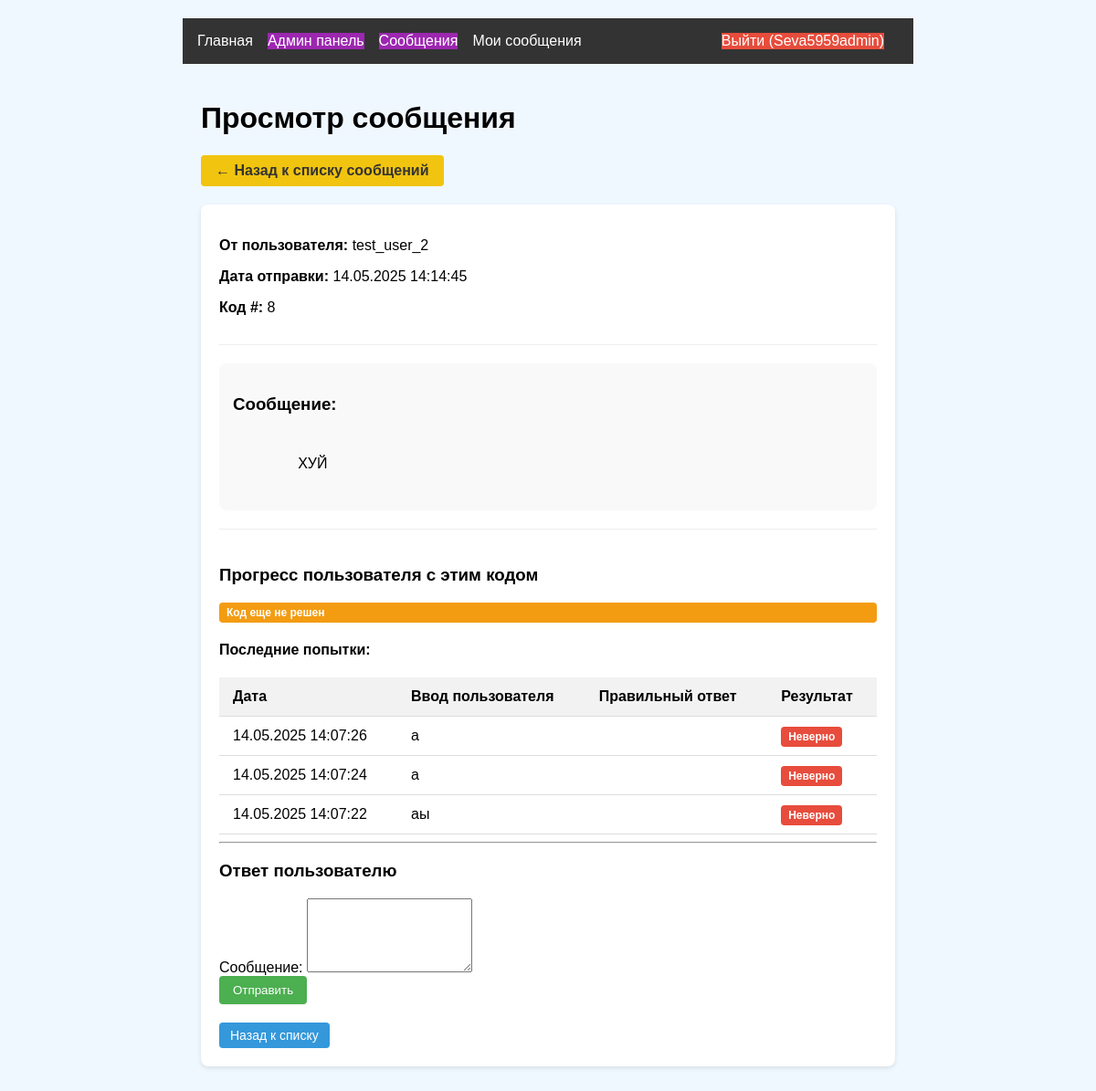
Page /admin/messages/14 (signed in) on the committed database.
### models.py (models this page shows, shortened)
class User(UserMixin, db.Model):
    id = db.Column(db.Integer, primary_key=True)
    username = db.Column(db.String(64), unique=True)
    password_hash = db.Column(db.String(128))
    is_admin = db.Column(db.Boolean, default=False)

class AdminMessage(db.Model):
    id = db.Column(db.Integer, primary_key=True)
    user_id = db.Column(db.Integer, db.ForeignKey('user.id'))
    admin_id = db.Column(db.Integer, db.ForeignKey('user.id'))  # ➕ Добавлено
    message = db.Column(db.Text)
    code_id = db.Column(db.Integer, db.ForeignKey('code_status.id'))
    created_at = db.Column(db.DateTime)
    read = db.Column(db.Boolean, default=False)
    user = db.relationship('User', foreign_keys=[user_id], backref=db.backref('admin_messages', lazy=True))
    admin = db.relationship('User', foreign_keys=[admin_id])  # ➕ Добавлено
    code = db.relationship('CodeStatus', backref=db.backref('messages', lazy=True))
    read_by_user = db.Column(db.Boolean, default=False)
    read_by_admin = db.Column(db.Boolean, default=False)

class CodeStatus(db.Model):
    id = db.Column(db.Integer, primary_key=True)
    number = db.Column(db.Integer, unique=True)
    solved = db.Column(db.Boolean, default=False)

class CodeAttempt(db.Model):
    id = db.Column(db.Integer, primary_key=True)
    user_id = db.Column(db.Integer, db.ForeignKey('user.id'))
    code_id = db.Column(db.Integer, db.ForeignKey('code_status.id'))
    input_text = db.Column(db.String(200))  # Введённый пользователем текст
    is_correct = db.Column(db.Boolean, default=False)  # Верна ли попытка
    attempt_time = db.Column(db.DateTime)  # Время попытки
    user = db.relationship('User', backref=db.backref('attempts', lazy=True))
    code = db.relationship('CodeStatus', backref=db.backref('attempts', lazy=True))

### app.py (the view, shortened to what this page needs)
@app.route('/admin/messages/<int:message_id>', methods=['GET', 'POST'])
@login_required
def view_message(message_id):
    if not current_user.is_admin:
        abort(403)
    message = AdminMessage.query.get_or_404(message_id)
    if not message.read_by_admin:
        message.read_by_admin = True
        db.session.commit()
    return render_template('admin/message_details.html', message=message)

### app.py (called while the page is built)
@login_manager.user_loader
def load_user(user_id):
    return User.query.get(int(user_id))

### templates/admin/message_details.html (shortened to what this page needs)
{% extends "base.html" %}
{% block content %}
<div class="container admin-dashboard">
    <h1>Просмотр сообщения</h1>
    <a href="{{ url_for('admin_messages') }}" class="back-btn">← Назад к списку сообщений</a>
    <div class="admin-section message-details">
        <div class="message-header">
            <div class="message-meta">
                {% if message.admin_id %}
                    <p><strong>От администратора</strong></p>
                {% else %}
                    <p><strong>От пользователя:</strong> {{ message.user.username }}</p>
                {% endif %}
                <p><strong>Дата отправки:</strong> {{ message.created_at.strftime('%d.%m.%Y %H:%M:%S') }}</p>
                <p><strong>Код #:</strong> {{ message.code.number }}</p>
            </div>
        </div>
        <div class="message-body">
            <h3>Сообщение:</h3>
            <div class="message-text">
                {{ message.message }}
            </div>
        </div>
        {% if not message.admin_id %}
        <div class="user-progress-section">
            <h3>Прогресс пользователя с этим кодом</h3>
            {% set progress = message.user.progress|selectattr('code_id', 'eq', message.code.id)|first %}
            {% if progress and progress.solved %}
                <p class="status solved">Пользователь уже решил этот код</p>
                <p>Дата решения: {{ progress.solved_at.strftime('%d.%m.%Y %H:%M') }}</p>
            {% else %}
                <p class="status unsolved">Код еще не решен</p>
                <h4>Последние попытки:</h4>
                {% set attempts = message.user.attempts|selectattr('code_id', 'eq', message.code.id)|list %}
                {% if attempts %}
                    <table class="admin-table">
                        <thead>
                            <tr>
                                <th>Дата</th>
                                <th>Ввод пользователя</th>
                                <th>Правильный ответ</th>
                                <th>Результат</th>
                            </tr>
                        </thead>
                        <tbody>
                            {% for attempt in (attempts|sort(attribute='attempt_time', reverse=True))[:5] %}
                                <tr>
                                    <td>{{ attempt.attempt_time.strftime('%d.%m.%Y %H:%M:%S') }}</td>
                                    <td>{{ attempt.input_text }}</td>
                                    <td>{{ message[message.code.number] }}</td>
                                    <td>
                                        {% if attempt.is_correct %}
                                        <span class="status correct">Верно</span>
                                        {% else %}
                                        <span class="status incorrect">Неверно</span>
                                        {% endif %}
                                    </td>
                                </tr>
                            {% endfor %}
                        </tbody>
                    </table>
                {% else %}
                    <p class="no-data">У пользователя нет попыток решения этого кода</p>
                {% endif %}
            {% endif %}
        </div>
        <hr>
        <div class="reply-form">
            <h3>Ответ пользователю</h3>
            <form method="post">
                <div class="form-group">
                    <label for="message">Сообщение:</label>
                    <textarea name="message" id="message" rows="5" required></textarea>
                </div>
                <button type="submit" class="btn-primary">Отправить</button>
            </form>
        </div>
        {% endif %}
        <div class="admin-actions">
            <a href="{{ url_for('admin_messages') }}" class="admin-btn">Назад к списку</a>
        </div>
    </div>
</div>
{% endblock %}

### templates/base.html (shortened to what this page needs)
<!DOCTYPE html>
<html lang="ru">
<head>
    <link rel="stylesheet" href="{{ url_for('static', filename='css/style.css') }}">
</head>
<body>
    <header>
        <nav>
            {% if current_user.is_authenticated %}
                <div class="nav-left">
                    <a href="{{ url_for('main_index') }}" class="nav-link">Главная</a>
                    <a href="{{ url_for('admin_dashboard') }}" class="nav-link {{ 'admin-link' if current_user.is_admin else 'disabled-link' }}">
                        Админ панель
                    </a>
                    {% if current_user.is_admin %}
                    <a href="{{ url_for('admin_messages') }}" class="nav-link admin-link">
                        Сообщения
                    </a>
                    {% endif %}
                    <a href="{{ url_for('user_messages') }}" class="nav-link">
                        Мои сообщения
                    </a>
                </div>
                <div class="nav-right">
                    <a href="{{ url_for('logout') }}" class="nav-link logout-btn">Выйти ({{ current_user.username }})</a>
                </div>
            {% else %}
                <div class="nav-left">
                    <a href="{{ url_for('login') }}" class="nav-link">Войти</a>
                    <a href="{{ url_for('register') }}" class="nav-link">Регистрация</a>
                </div>
            {% endif %}
        </nav>
    </header>
    <main>
        {% block content %}{% endblock %}
    </main>
</body>
</html>

### static/css/style.css (style rules this page uses)
body { font-family: Arial, sans-serif; max-width: 800px; margin: 0 auto; padding: 20px; background: #f0f8ff; }
button { background: #4CAF50; color: white; border: none; padding: 8px 15px; border-radius: 4px; cursor: pointer; }
nav { display: flex; background: #333; padding: 1rem; }
nav a { color: white; margin-right: 1rem; text-decoration: none; }
.nav-right { margin-left: auto; }
.admin-dashboard { max-width: 1200px; margin: 0 auto; padding: 20px; }
.admin-section { background: #fff; border-radius: 8px; padding: 20px; margin-bottom: 30px; box-shadow: 0 2px 10px rgba(0, 0, 0, 0.1); }
.admin-table { width: 100%; border-collapse: collapse; margin-top: 15px; }
.admin-table th, .admin-table td { padding: 12px 15px; text-align: left; border-bottom: 1px solid #eee; }
.admin-table th { background-color: #f8f9fa; font-weight: 600; }
.admin-btn { display: inline-block; padding: 6px 12px; background-color: #007bff; color: #fff; border-radius: 4px; text-decoration: none; margin-right: 5px; font-size: 14px; }
.back-btn { display: inline-block; margin-bottom: 20px; padding: 8px 16px; background-color: #6c757d; color: #fff; border-radius: 4px; text-decoration: none; }
.admin-link { background-color: #9c27b0; color: white !important; }
.nav-left, .nav-right { display: flex; align-items: center; }
.nav-left { margin-right: auto; }
.logout-btn { background-color: #e74c3c !important; color: white !important; transition: background-color 0.3s; }
.admin-section { background-color: white; border-radius: 8px; padding: 20px; margin-bottom: 20px; box-shadow: 0 2px 5px rgba(0, 0, 0, 0.1); }
.admin-table th, .admin-table td { padding: 12px 15px; text-align: left; border-bottom: 1px solid #ddd; }
.admin-table th { background-color: #f2f2f2; font-weight: bold; }
.status { padding: 4px 8px; border-radius: 4px; font-size: 12px; font-weight: bold; }
.status.unsolved { background-color: #f39c12; color: white; }
.status.incorrect { background-color: #e74c3c; color: white; }
.admin-btn { display: inline-block; padding: 6px 12px; background-color: #3498db; color: white; border-radius: 4px; text-decoration: none; font-size: 14px; transition: background-color 0.3s; }
.back-btn { display: inline-block; padding: 8px 16px; background-color: #f1c40f; color: #333; border-radius: 4px; text-decoration: none; margin-bottom: 20px; font-weight: bold; }
.message-details .message-header { display: flex; justify-content: space-between; margin-bottom: 20px; padding-bottom: 15px; border-bottom: 1px solid #eee; }
.message-body { background-color: #f9f9f9; padding: 15px; border-radius: 8px; margin-bottom: 20px; }
.message-text { white-space: pre-wrap; line-height: 1.5; }
.user-progress-section { margin-top: 20px; padding-top: 20px; border-top: 1px solid #eee; }
.admin-actions { margin-top: 20px; display: flex; gap: 10px; }

### rows in the picture
User: username "Seva5959admin"
User: user.username "test_user_2"
AdminMessage: created_at "14.05.2025 14:14:45", message "ХУЙ"
CodeStatus: code.number "8"
CodeAttempt: attempt_time "14.05.2025 14:07:26", input_text "а", is_correct "Неверно"
CodeAttempt: attempt_time "14.05.2025 14:07:24", input_text "а", is_correct "Неверно"
CodeAttempt: attempt_time "14.05.2025 14:07:22", input_text "аы", is_correct "Неверно"
